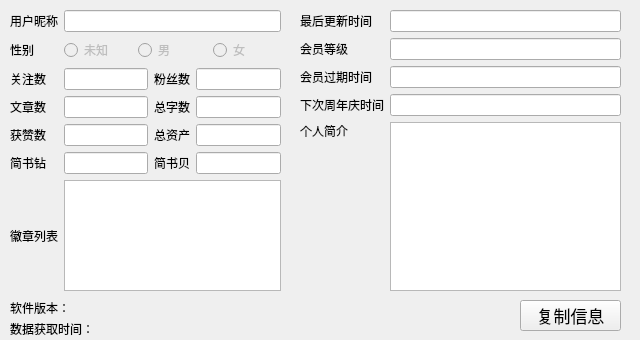
<?xml version="1.0" encoding="UTF-8"?>
<ui version="4.0">
 <class>UserDataWindow</class>
 <widget class="QWidget" name="UserDataWindow">
  <property name="geometry">
   <rect>
    <x>0</x>
    <y>0</y>
    <width>640</width>
    <height>340</height>
   </rect>
  </property>
  <property name="minimumSize">
   <size>
    <width>640</width>
    <height>340</height>
   </size>
  </property>
  <property name="maximumSize">
   <size>
    <width>640</width>
    <height>340</height>
   </size>
  </property>
  <property name="windowTitle">
   <string>用户信息 - </string>
  </property>
  <widget class="QWidget" name="gridLayoutWidget">
   <property name="geometry">
    <rect>
     <x>10</x>
     <y>10</y>
     <width>271</width>
     <height>281</height>
    </rect>
   </property>
   <layout class="QGridLayout" name="gridLayout">
    <item row="6" column="0">
     <widget class="QLabel" name="label_11">
      <property name="text">
       <string>徽章列表</string>
      </property>
     </widget>
    </item>
    <item row="5" column="1">
     <widget class="QLineEdit" name="FPCount">
      <property name="enabled">
       <bool>true</bool>
      </property>
      <property name="mouseTracking">
       <bool>true</bool>
      </property>
      <property name="focusPolicy">
       <enum>Qt::NoFocus</enum>
      </property>
      <property name="text">
       <string/>
      </property>
     </widget>
    </item>
    <item row="2" column="3">
     <widget class="QLineEdit" name="FansCount">
      <property name="enabled">
       <bool>true</bool>
      </property>
      <property name="mouseTracking">
       <bool>true</bool>
      </property>
      <property name="focusPolicy">
       <enum>Qt::NoFocus</enum>
      </property>
      <property name="text">
       <string/>
      </property>
     </widget>
    </item>
    <item row="3" column="1">
     <widget class="QLineEdit" name="ArticlesCount">
      <property name="enabled">
       <bool>true</bool>
      </property>
      <property name="mouseTracking">
       <bool>true</bool>
      </property>
      <property name="focusPolicy">
       <enum>Qt::NoFocus</enum>
      </property>
      <property name="text">
       <string/>
      </property>
     </widget>
    </item>
    <item row="4" column="3">
     <widget class="QLineEdit" name="TotalAssetsCount">
      <property name="enabled">
       <bool>true</bool>
      </property>
      <property name="mouseTracking">
       <bool>true</bool>
      </property>
      <property name="focusPolicy">
       <enum>Qt::NoFocus</enum>
      </property>
      <property name="text">
       <string/>
      </property>
     </widget>
    </item>
    <item row="4" column="1">
     <widget class="QLineEdit" name="LikesCount">
      <property name="enabled">
       <bool>true</bool>
      </property>
      <property name="mouseTracking">
       <bool>true</bool>
      </property>
      <property name="focusPolicy">
       <enum>Qt::NoFocus</enum>
      </property>
      <property name="text">
       <string/>
      </property>
     </widget>
    </item>
    <item row="2" column="2">
     <widget class="QLabel" name="label_4">
      <property name="text">
       <string>粉丝数</string>
      </property>
     </widget>
    </item>
    <item row="5" column="2">
     <widget class="QLabel" name="label_10">
      <property name="text">
       <string>简书贝</string>
      </property>
     </widget>
    </item>
    <item row="1" column="1" colspan="3">
     <layout class="QHBoxLayout" name="horizontalLayout">
      <item>
       <widget class="QRadioButton" name="SexUnknown">
        <property name="enabled">
         <bool>false</bool>
        </property>
        <property name="focusPolicy">
         <enum>Qt::NoFocus</enum>
        </property>
        <property name="text">
         <string>未知</string>
        </property>
       </widget>
      </item>
      <item>
       <widget class="QRadioButton" name="SexMale">
        <property name="enabled">
         <bool>false</bool>
        </property>
        <property name="focusPolicy">
         <enum>Qt::NoFocus</enum>
        </property>
        <property name="text">
         <string>男</string>
        </property>
       </widget>
      </item>
      <item>
       <widget class="QRadioButton" name="SexFemale">
        <property name="enabled">
         <bool>false</bool>
        </property>
        <property name="focusPolicy">
         <enum>Qt::NoFocus</enum>
        </property>
        <property name="text">
         <string>女</string>
        </property>
       </widget>
      </item>
     </layout>
    </item>
    <item row="0" column="0">
     <widget class="QLabel" name="label">
      <property name="text">
       <string>用户昵称</string>
      </property>
     </widget>
    </item>
    <item row="2" column="0">
     <widget class="QLabel" name="label_3">
      <property name="text">
       <string>关注数</string>
      </property>
     </widget>
    </item>
    <item row="3" column="3">
     <widget class="QLineEdit" name="Wordage">
      <property name="enabled">
       <bool>true</bool>
      </property>
      <property name="mouseTracking">
       <bool>true</bool>
      </property>
      <property name="focusPolicy">
       <enum>Qt::NoFocus</enum>
      </property>
      <property name="text">
       <string/>
      </property>
     </widget>
    </item>
    <item row="3" column="2">
     <widget class="QLabel" name="label_6">
      <property name="text">
       <string>总字数</string>
      </property>
     </widget>
    </item>
    <item row="6" column="1" colspan="3">
     <widget class="QListWidget" name="BadgesList">
      <property name="focusPolicy">
       <enum>Qt::NoFocus</enum>
      </property>
      <property name="verticalScrollBarPolicy">
       <enum>Qt::ScrollBarAsNeeded</enum>
      </property>
      <property name="flow">
       <enum>QListView::TopToBottom</enum>
      </property>
      <property name="isWrapping" stdset="0">
       <bool>false</bool>
      </property>
      <property name="resizeMode">
       <enum>QListView::Fixed</enum>
      </property>
      <property name="viewMode">
       <enum>QListView::ListMode</enum>
      </property>
      <property name="modelColumn">
       <number>0</number>
      </property>
      <property name="currentRow">
       <number>-1</number>
      </property>
     </widget>
    </item>
    <item row="5" column="3">
     <widget class="QLineEdit" name="FTNCount">
      <property name="enabled">
       <bool>true</bool>
      </property>
      <property name="mouseTracking">
       <bool>true</bool>
      </property>
      <property name="focusPolicy">
       <enum>Qt::NoFocus</enum>
      </property>
      <property name="text">
       <string/>
      </property>
     </widget>
    </item>
    <item row="2" column="1">
     <widget class="QLineEdit" name="FollowersCount">
      <property name="enabled">
       <bool>true</bool>
      </property>
      <property name="mouseTracking">
       <bool>true</bool>
      </property>
      <property name="focusPolicy">
       <enum>Qt::NoFocus</enum>
      </property>
      <property name="text">
       <string/>
      </property>
     </widget>
    </item>
    <item row="4" column="2">
     <widget class="QLabel" name="label_8">
      <property name="text">
       <string>总资产</string>
      </property>
     </widget>
    </item>
    <item row="0" column="1" colspan="3">
     <widget class="QLineEdit" name="UserName">
      <property name="enabled">
       <bool>true</bool>
      </property>
      <property name="mouseTracking">
       <bool>true</bool>
      </property>
      <property name="focusPolicy">
       <enum>Qt::NoFocus</enum>
      </property>
      <property name="text">
       <string/>
      </property>
     </widget>
    </item>
    <item row="1" column="0">
     <widget class="QLabel" name="label_2">
      <property name="text">
       <string>性别</string>
      </property>
     </widget>
    </item>
    <item row="3" column="0">
     <widget class="QLabel" name="label_5">
      <property name="text">
       <string>文章数</string>
      </property>
     </widget>
    </item>
    <item row="4" column="0">
     <widget class="QLabel" name="label_7">
      <property name="text">
       <string>获赞数</string>
      </property>
     </widget>
    </item>
    <item row="5" column="0">
     <widget class="QLabel" name="label_9">
      <property name="text">
       <string>简书钻</string>
      </property>
     </widget>
    </item>
   </layout>
  </widget>
  <widget class="QWidget" name="gridLayoutWidget_2">
   <property name="geometry">
    <rect>
     <x>300</x>
     <y>10</y>
     <width>321</width>
     <height>281</height>
    </rect>
   </property>
   <layout class="QGridLayout" name="gridLayout_2">
    <item row="2" column="0">
     <widget class="QLabel" name="label_16">
      <property name="text">
       <string>会员过期时间</string>
      </property>
     </widget>
    </item>
    <item row="1" column="1">
     <widget class="QLineEdit" name="VIPLevel">
      <property name="enabled">
       <bool>true</bool>
      </property>
      <property name="mouseTracking">
       <bool>true</bool>
      </property>
      <property name="focusPolicy">
       <enum>Qt::NoFocus</enum>
      </property>
      <property name="text">
       <string/>
      </property>
     </widget>
    </item>
    <item row="4" column="0">
     <widget class="QLabel" name="label_12">
      <property name="text">
       <string>个人简介</string>
      </property>
     </widget>
    </item>
    <item row="1" column="0">
     <widget class="QLabel" name="label_14">
      <property name="text">
       <string>会员等级</string>
      </property>
     </widget>
    </item>
    <item row="2" column="1">
     <widget class="QLineEdit" name="VIPExpireDate">
      <property name="enabled">
       <bool>true</bool>
      </property>
      <property name="mouseTracking">
       <bool>true</bool>
      </property>
      <property name="focusPolicy">
       <enum>Qt::NoFocus</enum>
      </property>
      <property name="text">
       <string/>
      </property>
     </widget>
    </item>
    <item row="3" column="1">
     <widget class="QLineEdit" name="NextAnniversaryDay">
      <property name="enabled">
       <bool>true</bool>
      </property>
      <property name="mouseTracking">
       <bool>true</bool>
      </property>
      <property name="focusPolicy">
       <enum>Qt::NoFocus</enum>
      </property>
      <property name="text">
       <string/>
      </property>
     </widget>
    </item>
    <item row="0" column="0">
     <widget class="QLabel" name="label_13">
      <property name="text">
       <string>最后更新时间</string>
      </property>
     </widget>
    </item>
    <item row="3" column="0">
     <widget class="QLabel" name="label_17">
      <property name="text">
       <string>下次周年庆时间</string>
      </property>
     </widget>
    </item>
    <item row="0" column="1">
     <widget class="QLineEdit" name="LastUpdateTime">
      <property name="enabled">
       <bool>true</bool>
      </property>
      <property name="mouseTracking">
       <bool>true</bool>
      </property>
      <property name="focusPolicy">
       <enum>Qt::NoFocus</enum>
      </property>
      <property name="text">
       <string/>
      </property>
     </widget>
    </item>
    <item row="5" column="0">
     <spacer name="verticalSpacer">
      <property name="orientation">
       <enum>Qt::Vertical</enum>
      </property>
      <property name="sizeType">
       <enum>QSizePolicy::Fixed</enum>
      </property>
      <property name="sizeHint" stdset="0">
       <size>
        <width>20</width>
        <height>157</height>
       </size>
      </property>
     </spacer>
    </item>
    <item row="4" column="1" rowspan="2">
     <widget class="QTextEdit" name="IntroductionText">
      <property name="focusPolicy">
       <enum>Qt::NoFocus</enum>
      </property>
     </widget>
    </item>
   </layout>
  </widget>
  <widget class="QLabel" name="label_15">
   <property name="geometry">
    <rect>
     <x>959</x>
     <y>279</y>
     <width>72</width>
     <height>20</height>
    </rect>
   </property>
   <property name="text">
    <string>最后更新时间</string>
   </property>
  </widget>
  <widget class="QPushButton" name="CopyButton">
   <property name="geometry">
    <rect>
     <x>520</x>
     <y>300</y>
     <width>101</width>
     <height>31</height>
    </rect>
   </property>
   <property name="font">
    <font>
     <pointsize>13</pointsize>
    </font>
   </property>
   <property name="text">
    <string>复制信息</string>
   </property>
  </widget>
  <widget class="QWidget" name="gridLayoutWidget_3">
   <property name="geometry">
    <rect>
     <x>10</x>
     <y>300</y>
     <width>211</width>
     <height>36</height>
    </rect>
   </property>
   <layout class="QGridLayout" name="gridLayout_3">
    <item row="0" column="1">
     <widget class="QLabel" name="Version">
      <property name="text">
       <string/>
      </property>
     </widget>
    </item>
    <item row="0" column="0">
     <widget class="QLabel" name="label_20">
      <property name="text">
       <string>软件版本：</string>
      </property>
     </widget>
    </item>
    <item row="1" column="0">
     <widget class="QLabel" name="label_18">
      <property name="text">
       <string>数据获取时间：</string>
      </property>
     </widget>
    </item>
    <item row="1" column="1">
     <widget class="QLabel" name="DataTime">
      <property name="text">
       <string/>
      </property>
     </widget>
    </item>
   </layout>
  </widget>
 </widget>
 <tabstops>
  <tabstop>SexUnknown</tabstop>
  <tabstop>SexMale</tabstop>
  <tabstop>SexFemale</tabstop>
  <tabstop>BadgesList</tabstop>
  <tabstop>CopyButton</tabstop>
 </tabstops>
 <resources/>
 <connections/>
</ui>
